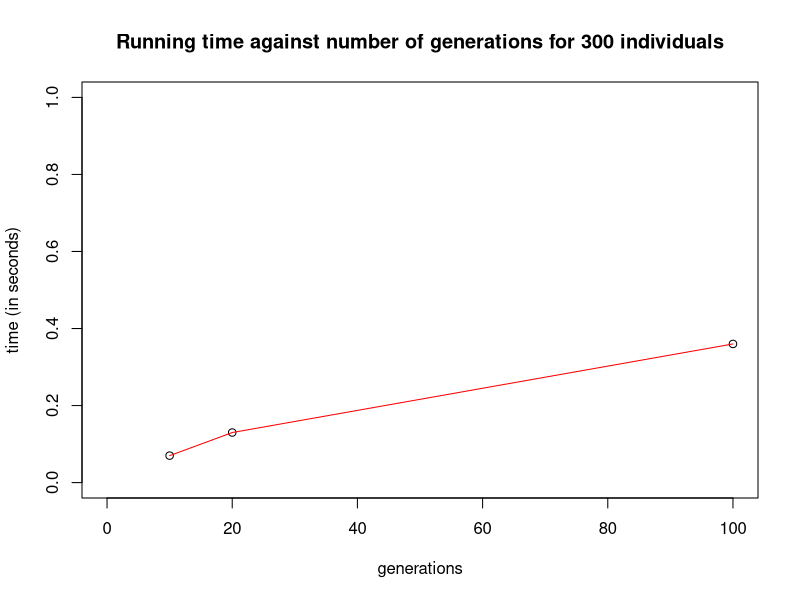

Write R code to recreate this figure.
#run 'png(time12.png)' from R shell
generations <- c(10,20,100)
time <- c(0.07,0.13,0.36)

plot(generations, time, main="Running time against number of generations for 300 individuals", sub="",  xlab="generations", ylab="time (in seconds)",
xlim=c(0, 100), ylim=c(0, 1), lty=1)

lines(generations,time,col="red",lty=1)
#run 'dev.off()' from R shell

